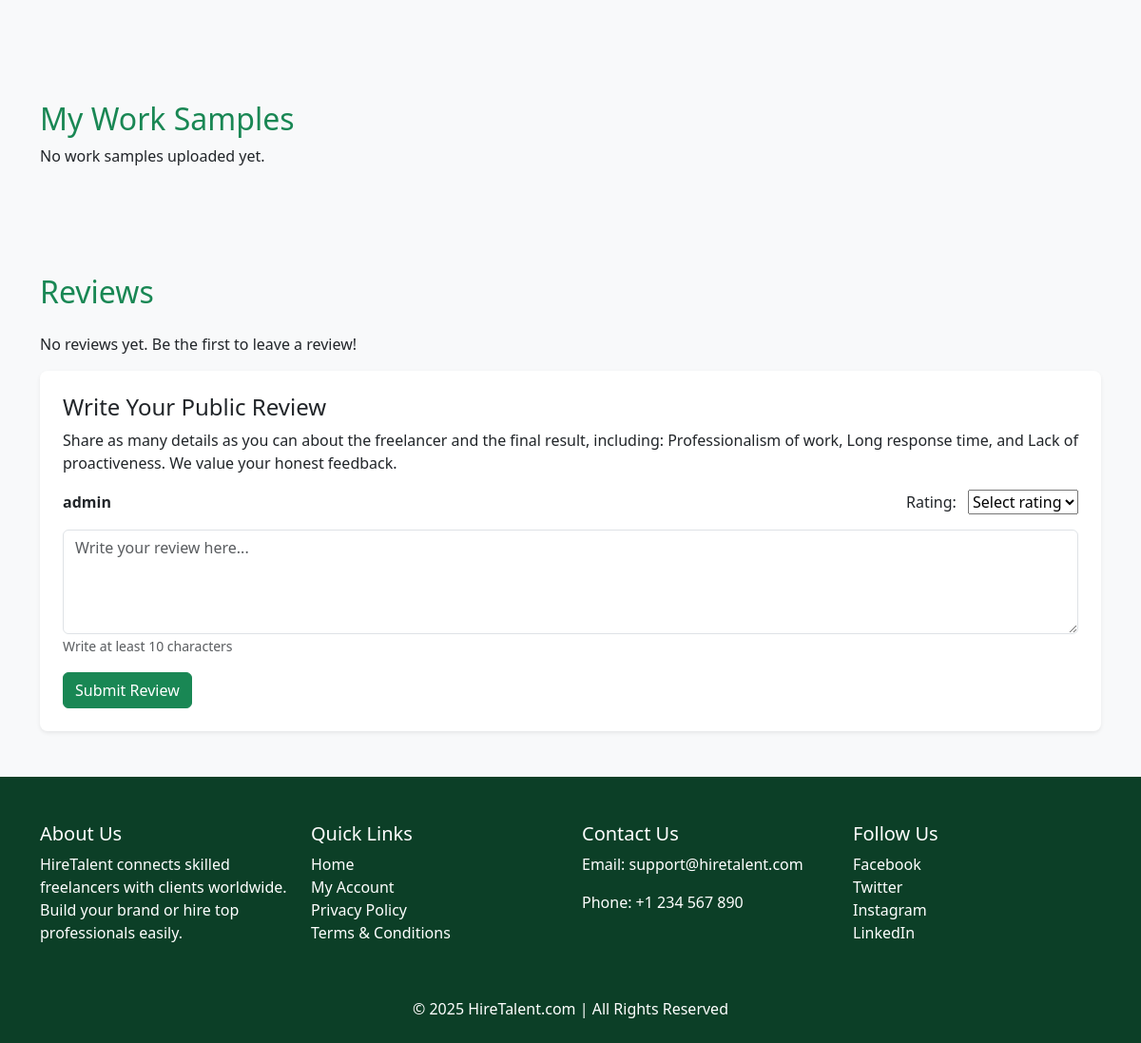
/profile/1/ (signed in, lower part), run on an earlier commit of the app's database.
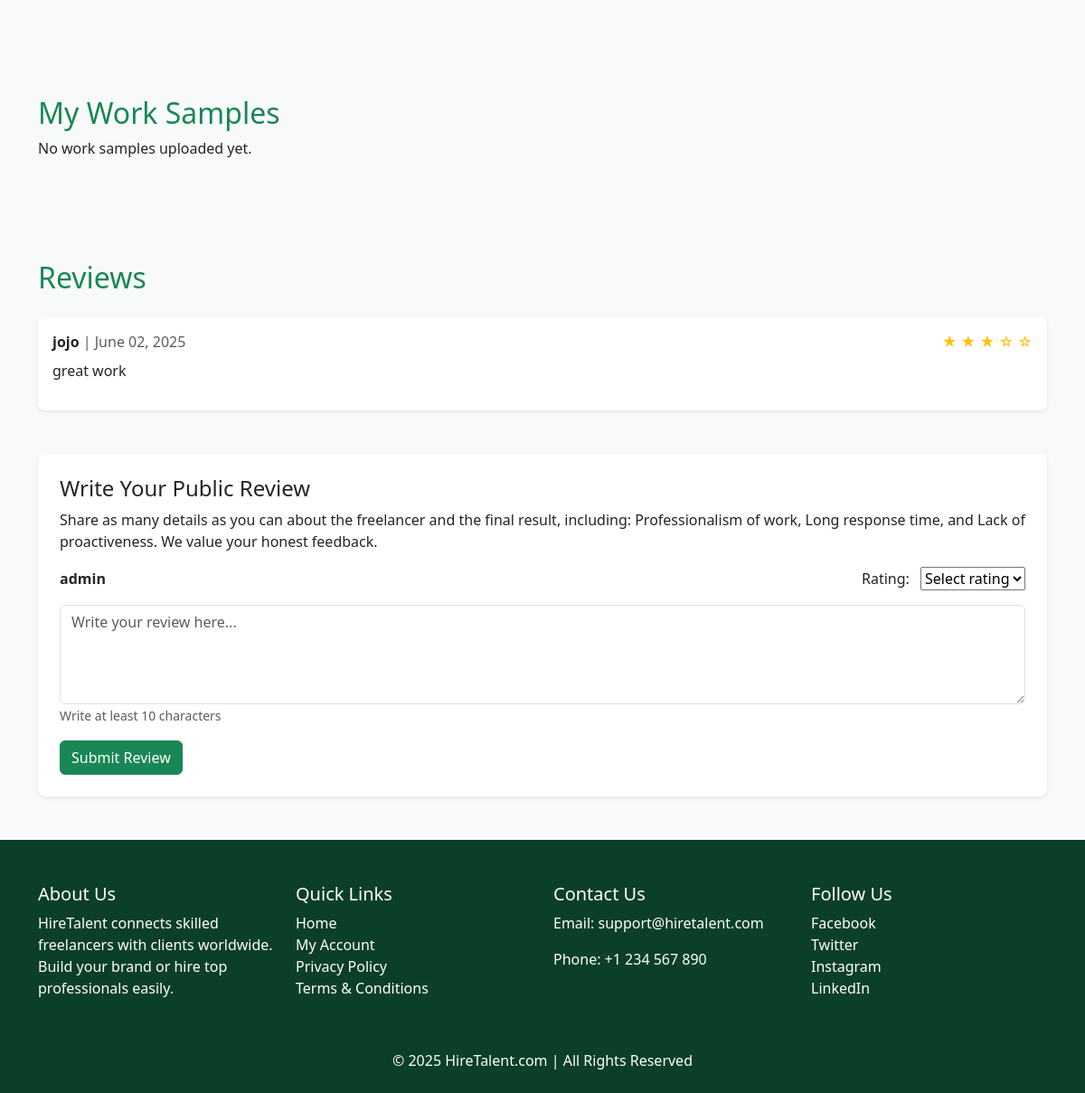
And on a later commit of the database.
### app/models.py (models this page shows, shortened)
class Review(models.Model):
    freelancer = models.ForeignKey(Freelancer, on_delete=models.CASCADE, related_name='reviews')
    client_name = models.CharField(max_length=255)
    rating = models.IntegerField(choices=[(i, i) for i in range(1, 6)])
    comment = models.TextField()
    created_at = models.DateTimeField(auto_now_add=True)

### app/views.py (the view)
# urls.py: path('profile/<int:freelancer_id>/', views.profile, name='profile'),
@login_required
def profile(request, freelancer_id):
    freelancer = get_object_or_404(Freelancer, id=freelancer_id)
    work_images = freelancer.work_images.all()
    return render(request, 'profile.html', {'freelancer': freelancer, 'work_images': work_images})

### app/models.py (called while the page is built)
    def __str__(self):
        return self.name

### templates/profile.html (shortened to what the changed rows need)
<!DOCTYPE html>
<html lang="en">
<head>
  {% load static %}
  <link href="https://cdn.jsdelivr.net/npm/bootstrap@5.3.2/dist/css/bootstrap.min.css" rel="stylesheet">
</head>
<body class="d-flex flex-column min-vh-100 bg-light text-dark">
  <section class="work-samples py-5 bg-light">
    <div class="container">
      <h2 class="text-success">My Work Samples</h2>
    </div>
  </section>
  <section class="reviews py-5">
    <div class="container">
      <h2 class="text-success mb-4">Reviews</h2>
      {% if freelancer.reviews.all %}
      <div class="mb-5">
        {% for review in freelancer.reviews.all %}
        <div class="review-item mb-3 p-3 bg-white rounded-3 shadow-sm">
          <div class="d-flex align-items-center mb-2">
            <div class="flex-grow-1">
              <strong>{{ review.client_name }}</strong>
              <span class="text-muted"> | {{ review.created_at|date:"F d, Y" }}</span>
            </div>
            <div>
              {% for i in "12345" %}
              <span class="text-warning">
                {% if forloop.counter <= review.rating %}★{% else %}☆{% endif %}
              </span>
              {% endfor %}
            </div>
          </div>
          <p>{{ review.comment }}</p>
        </div>
        {% endfor %}
      </div>
      {% else %}
      <p>No reviews yet. Be the first to leave a review!</p>
      {% endif %}
      {% if user.is_authenticated %}
      <div class="review-form bg-white p-4 rounded-3 shadow-sm">
        <h4>Write Your Public Review</h4>
        <p>Share as many details as you can about the freelancer and the final result, including: Professionalism of work, Long response time, and Lack of proactiveness. We value your honest feedback.</p>
        <form method="POST" action="{% url 'submit_review' freelancer.id %}">
        </form>
      </div>
      {% else %}
      <p>Please <a href="{% url 'login' %}">log in</a> to leave a review.</p>
      {% endif %}
    </div>
  </section>
</body>
</html>

What changed in the data, as far as the page shows it:
added Review: client_name "jojo", created_at "June 02, 2025", rating 3 (drawn), comment "great work"
Also different on the page:
text no longer shown: "No reviews yet. Be the first to leave a review!"
